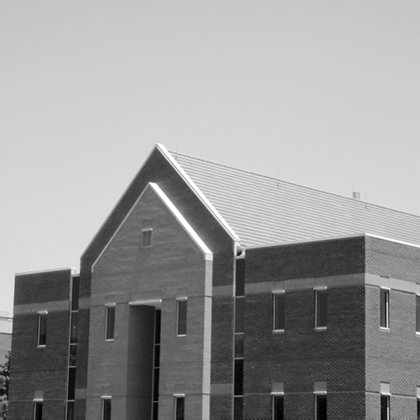
%> input picture SpatialFiltering/images/house.tif, 420 x 420 px, shrunk from 600 x 600 before the run
$ octave PrewittEdge.m   (GNU Octave 9; MATLAB toolbox functions it lacks are replaced by stand-ins)
%> lines starting %> are read from the running program, lines starting %| are printed output that depends on the picture; in (x1, y1, x2, y2) boxes, pixels count from 0 and x2, y2 are one past the last pixel; in counts of white or black regions, pixels touching at a corner belong together; the program's own positions count from 1
%% --------------------------------
%% author:wtzhu
%% email:wtzhu_13@163.com
%% date: 20210316
%% fuction: Prewitt 交叉梯度算子
%% --------------------------------

clear;
clc;
close all;
f = imread('./images/house.tif');
%> f is the input picture: size 420x420 uint8; min 0, max 255, mean 152.8
figure();
subplot(121);imshow(f);title('org');
I = im2double(f);
[m, n] = size(f);
%> m = 420; n = 420
B=zeros(size(f));
for x=2:m-2
    for y=2:n-2
        B(x,y)=abs(I(x+1, y-1)+I(x+1, y)+I(x+1, y+1)-I(x-1, y-1)-I(x-1, y)-I(x-1, y+1)) ...
              +abs(I(x-1, y+1)+I(x, y+1)+I(x+1, y+1)-I(x-1, y-1)-I(x, y-1)-I(x+1, y-1));
    end
end
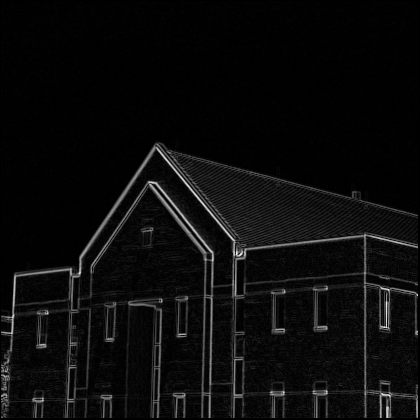
%> B: size 420x420 double; min 0, max 2.45, mean 0.115; drawn with min black and max white
B_max = max(max(B));
%> B_max = 2.45
B_min = min(min(B));
%> B_min = 0
thresh = 20/255;
for x=1:m
    for y=1:n
        if B(x, y) > ((B_max-B_min) * thresh)
            B(x,y)=255;
        else
            B(x,y)=0;
        end
    end
end
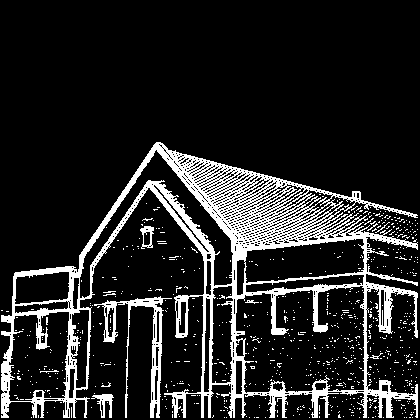
%> B: size 420x420 double; 14.6% white; 758 white regions (750 under 20 px), largest, box (x1, y1, x2, y2) and area: (1, 142, 418, 418) 21891, (94, 296, 172, 418) 1608, (91, 394, 114, 418) 224
subplot(122);imshow(B);title('new img');
